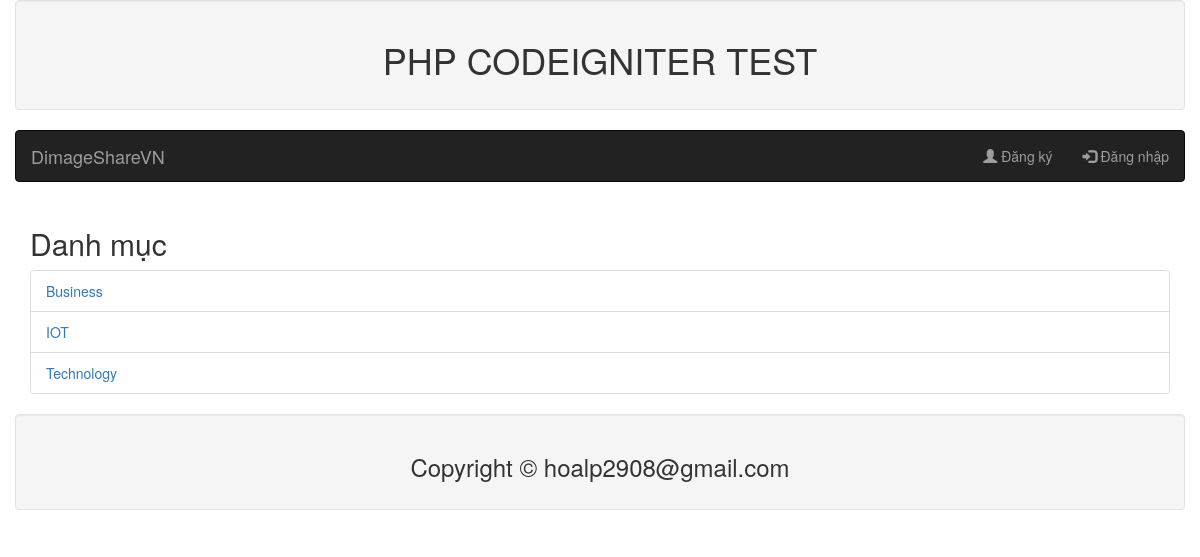
Page /index.php/categories on the committed database.
### tables this page shows
CREATE TABLE `categories` (
  `id` int(11) NOT NULL,
  `user_id` int(11) NOT NULL,
  `name` varchar(255) NOT NULL,
  `created_at` timestamp NOT NULL DEFAULT CURRENT_TIMESTAMP
);

### application/controllers/Categories.php (called while the page is built, shortened)
<?php
    class Categories extends CI_Controller{
        function __construct()
        {
            $this->load->model('CategoryModel', 'PostModel');
        }
        public function index(){
            $data['title'] = 'Danh mục';
            $data['categories'] = $this->CategoryModel->get_categories();
            $this->load->view('templates/header');
            $this->load->view('categories/index', $data);
            $this->load->view('templates/footer');
        }
    }

### index.php (called while the page is built, shortened)
<?php
require_once BASEPATH.'core/CodeIgniter.php';

### application/models/CategoryModel.php (called while the page is built, shortened)
<?php
	class CategoryModel extends CI_Model{
		public function get_categories(){
                    $this->db->order_by('name');
                    $query = $this->db->get('categories');
                    return $query->result_array();
		}
	}

### application/views/categories/index.php (the view, shortened to what this page needs)
<h2><?= $title; ?></h2>
<ul class="list-group">
<?php foreach($categories as $category) : ?>
	<li class="list-group-item"><a href="<?php echo site_url('/bai-viet-theo-danh-muc/'.$category['id']); ?>"><?php echo $category['name']; ?></a>
	</li>
<?php endforeach; ?>
</ul>

### rows in the picture
categories: name "Business"
categories: name "IOT"
categories: name "Technology"

### other values in the picture
$title "Danh mục"
